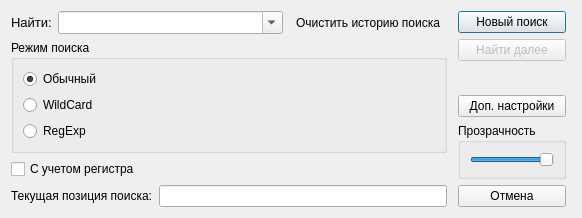
<?xml version="1.0" encoding="UTF-8"?>
<ui version="4.0">
 <class>SearchForm</class>
 <widget class="QWidget" name="SearchForm">
  <property name="geometry">
   <rect>
    <x>0</x>
    <y>0</y>
    <width>582</width>
    <height>207</height>
   </rect>
  </property>
  <property name="windowTitle">
   <string>Поиск</string>
  </property>
  <layout class="QVBoxLayout" name="verticalLayout_6">
   <item>
    <layout class="QHBoxLayout" name="horizontalLayout">
     <item>
      <layout class="QVBoxLayout" name="verticalLayout_2">
       <item>
        <layout class="QHBoxLayout" name="horizontalLayout_2">
         <item>
          <widget class="QLabel" name="label">
           <property name="font">
            <font>
             <pointsize>10</pointsize>
            </font>
           </property>
           <property name="text">
            <string>Найти:</string>
           </property>
          </widget>
         </item>
         <item>
          <widget class="QComboBox" name="searchTextCombo">
           <property name="sizePolicy">
            <sizepolicy hsizetype="Expanding" vsizetype="Fixed">
             <horstretch>0</horstretch>
             <verstretch>0</verstretch>
            </sizepolicy>
           </property>
           <property name="font">
            <font>
             <pointsize>10</pointsize>
            </font>
           </property>
           <property name="whatsThis">
            <string>В данном поле необходимо указывать текст для поиска</string>
           </property>
           <property name="editable">
            <bool>true</bool>
           </property>
           <property name="insertPolicy">
            <enum>QComboBox::InsertAtTop</enum>
           </property>
           <property name="frame">
            <bool>true</bool>
           </property>
          </widget>
         </item>
         <item>
          <widget class="QToolButton" name="clearHistorybtn">
           <property name="toolTip">
            <string>Очистить историю поиска</string>
           </property>
           <property name="statusTip">
            <string>Очистить историю поиска</string>
           </property>
           <property name="whatsThis">
            <string>Очистить историю поиска</string>
           </property>
           <property name="text">
            <string>Очистить историю поиска</string>
           </property>
           <property name="iconSize">
            <size>
             <width>18</width>
             <height>18</height>
            </size>
           </property>
           <property name="autoRaise">
            <bool>true</bool>
           </property>
          </widget>
         </item>
        </layout>
       </item>
       <item>
        <widget class="QGroupBox" name="groupBox">
         <property name="whatsThis">
          <string>&lt;html&gt;&lt;head/&gt;&lt;body&gt;&lt;p&gt;Выбор паттерна поиска текста&lt;/p&gt;&lt;/body&gt;&lt;/html&gt;</string>
         </property>
         <property name="title">
          <string>Режим поиска</string>
         </property>
         <layout class="QVBoxLayout" name="verticalLayout_3">
          <item>
           <widget class="QRadioButton" name="defaultRB">
            <property name="whatsThis">
             <string>&lt;html&gt;&lt;head/&gt;&lt;body&gt;&lt;p&gt;Обычный поиск, аналогичный вызову функции &lt;span style=&quot; font-weight:600;&quot;&gt;contains(pattern)&lt;/span&gt;&lt;/p&gt;&lt;/body&gt;&lt;/html&gt;</string>
            </property>
            <property name="text">
             <string>Обычный</string>
            </property>
            <property name="checked">
             <bool>true</bool>
            </property>
           </widget>
          </item>
          <item>
           <widget class="QRadioButton" name="wildCardRB">
            <property name="whatsThis">
             <string>&lt;html&gt;&lt;head/&gt;&lt;body&gt;&lt;p&gt;Чаще всего употребляются два символа — для замены любой строки символов звёздочка (*) и для замены любого одиночного символа знак вопроса (?). &lt;br/&gt;&lt;/p&gt;&lt;p&gt;При этом * может означать и пустую строку (отсутствие символов). Так например, одиноко стоящая звезда — это шаблон, к которому подходят все файлы каталогов, в которых осуществляется поиск по данному шаблону. Использование шаблона *.html позволит выделить все html-файлы, а шаблона my*.odt — файлы начинающиеся с «my» и оканчивающиеся на «.odt». Шаблон *2010* определяет все файлы, в именах которых присутствует группа символов 2010. &lt;/p&gt;&lt;p&gt;Знаком вопроса (?) в шаблоне обозначают любой одиночный символ. Например, под шаблон otchet.??? подойдут файлы имеющие любое расширение из трех букв, но начинающиеся именно так, как задано в шаблоне. Вариант записи descrip?ion.pdf найдет файлы с заданными именем, но вместо знака вопроса может быть любой символ (например, s или t). Очевидно, что задание шаблонов с помощью знака вопроса используется реже, чем использование звездочки. &lt;/p&gt;&lt;p&gt;&lt;br/&gt;Предусмотрены и более сложные правила записи шаблонов. Так, использование квадратных скобок ([ ]) со списком возможных значений позволяет осуществлять более гибкий поиск файлов. Пусть требуется найти все файлы, имена которых начинаются с буквы m, при этом требуется не учитывать регистр. Тогда шаблон будет выглядеть так: [mM]*. Если требуется одновременно найти файлы, начинающиеся на буквы, идущие подряд в алфавите, то можно задать диапазон. Например, под шаблон [m-pM-P]???.png подойдут все файлы с расширением png, имена которых состоят из четырех букв, причем первая буква m или n или o или p без учёта регистра.&lt;/p&gt;&lt;p&gt;&lt;br/&gt;&lt;/p&gt;&lt;table border=&quot;0&quot; style=&quot; margin-top:16px; margin-bottom:16px; margin-left:0px; margin-right:0px;&quot; cellspacing=&quot;2&quot; cellpadding=&quot;0&quot; bgcolor=&quot;#f8f9fa&quot;&gt;&lt;tr&gt;&lt;td bgcolor=&quot;#eaecf0&quot; style=&quot; padding-left:5; padding-right:5; padding-top:3; padding-bottom:3;&quot;&gt;&lt;p align=&quot;center&quot;&gt;&lt;span style=&quot; font-family:'sans-serif'; font-size:14px; font-weight:600; color:#222222; background-color:#eaecf0;&quot;&gt;Шаблон&lt;/span&gt;&lt;/p&gt;&lt;/td&gt;&lt;td bgcolor=&quot;#eaecf0&quot; style=&quot; padding-left:5; padding-right:5; padding-top:3; padding-bottom:3;&quot;&gt;&lt;p align=&quot;center&quot;&gt;&lt;span style=&quot; font-family:'sans-serif'; font-size:14px; font-weight:600; color:#222222; background-color:#eaecf0;&quot;&gt;Соответствие&lt;/span&gt;&lt;/p&gt;&lt;/td&gt;&lt;/tr&gt;&lt;tr&gt;&lt;td style=&quot; padding-left:5; padding-right:5; padding-top:3; padding-bottom:3;&quot;&gt;&lt;p&gt;&lt;span style=&quot; font-family:'sans-serif'; font-size:14px; color:#222222;&quot;&gt;boo?.tmp&lt;/span&gt;&lt;/p&gt;&lt;/td&gt;&lt;td style=&quot; padding-left:5; padding-right:5; padding-top:3; padding-bottom:3;&quot;&gt;&lt;p&gt;&lt;span style=&quot; font-family:'sans-serif'; font-size:14px; color:#222222;&quot;&gt;book.tmp, boot.tmp, boo1.tmp и др.&lt;/span&gt;&lt;/p&gt;&lt;/td&gt;&lt;/tr&gt;&lt;tr&gt;&lt;td style=&quot; padding-left:5; padding-right:5; padding-top:3; padding-bottom:3;&quot;&gt;&lt;p&gt;&lt;span style=&quot; font-family:'sans-serif'; font-size:14px; color:#222222;&quot;&gt;boo[tk].tmp&lt;/span&gt;&lt;/p&gt;&lt;/td&gt;&lt;td style=&quot; padding-left:5; padding-right:5; padding-top:3; padding-bottom:3;&quot;&gt;&lt;p&gt;&lt;span style=&quot; font-family:'sans-serif'; font-size:14px; color:#222222;&quot;&gt;boot.tmp и book.tmp&lt;/span&gt;&lt;/p&gt;&lt;/td&gt;&lt;/tr&gt;&lt;tr&gt;&lt;td style=&quot; padding-left:5; padding-right:5; padding-top:3; padding-bottom:3;&quot;&gt;&lt;p&gt;&lt;span style=&quot; font-family:'sans-serif'; font-size:14px; color:#222222;&quot;&gt;b*t.t?p&lt;/span&gt;&lt;/p&gt;&lt;/td&gt;&lt;td style=&quot; padding-left:5; padding-right:5; padding-top:3; padding-bottom:3;&quot;&gt;&lt;p&gt;&lt;span style=&quot; font-family:'sans-serif'; font-size:14px; color:#222222;&quot;&gt;boot.tep, bat.tmp, bt.tnp и др.&lt;/span&gt;&lt;/p&gt;&lt;/td&gt;&lt;/tr&gt;&lt;tr&gt;&lt;td style=&quot; padding-left:5; padding-right:5; padding-top:3; padding-bottom:3;&quot;&gt;&lt;p&gt;&lt;span style=&quot; font-family:'sans-serif'; font-size:14px; color:#222222;&quot;&gt;[a-c]3.bat&lt;/span&gt;&lt;/p&gt;&lt;/td&gt;&lt;td style=&quot; padding-left:5; padding-right:5; padding-top:3; padding-bottom:3;&quot;&gt;&lt;p&gt;&lt;span style=&quot; font-family:'sans-serif'; font-size:14px; color:#222222;&quot;&gt;a3.bat, b3.bat и c3.bat&lt;/span&gt;&lt;/p&gt;&lt;/td&gt;&lt;/tr&gt;&lt;/table&gt;&lt;/body&gt;&lt;/html&gt;</string>
            </property>
            <property name="text">
             <string>WildCard</string>
            </property>
           </widget>
          </item>
          <item>
           <widget class="QRadioButton" name="regExpRB">
            <property name="whatsThis">
             <string>&lt;html&gt;&lt;head/&gt;&lt;body&gt;&lt;p&gt;Формальный язык поиска и осуществления манипуляций с подстроками в тексте, основанный на использовании метасимволов (символов-джокеров, англ. wildcard characters). Для поиска используется строка-образец (англ. pattern, по-русски её часто называют «шаблоном», «маской»), состоящая из символов и метасимволов и задающая правило поиска. Для манипуляций с текстом дополнительно задаётся строка замены, которая также может содержать в себе специальные символы.&lt;/p&gt;&lt;/body&gt;&lt;/html&gt;</string>
            </property>
            <property name="text">
             <string>RegExp</string>
            </property>
           </widget>
          </item>
         </layout>
        </widget>
       </item>
       <item>
        <widget class="QCheckBox" name="registryCheckBox">
         <property name="enabled">
          <bool>true</bool>
         </property>
         <property name="whatsThis">
          <string>&lt;html&gt;&lt;head/&gt;&lt;body&gt;&lt;p&gt;Устанавливет режим, будет ли фильтрация производится с учетом регистра символов&lt;/p&gt;&lt;/body&gt;&lt;/html&gt;</string>
         </property>
         <property name="text">
          <string>С учетом регистра</string>
         </property>
        </widget>
       </item>
       <item>
        <layout class="QHBoxLayout" name="horizontalLayout_3">
         <item>
          <widget class="QLabel" name="label_2">
           <property name="text">
            <string>Текущая позиция поиска:</string>
           </property>
          </widget>
         </item>
         <item>
          <widget class="QLineEdit" name="positionLineEdit">
           <property name="readOnly">
            <bool>true</bool>
           </property>
          </widget>
         </item>
        </layout>
       </item>
      </layout>
     </item>
     <item>
      <layout class="QVBoxLayout" name="verticalLayout">
       <property name="leftMargin">
        <number>5</number>
       </property>
       <property name="topMargin">
        <number>0</number>
       </property>
       <property name="rightMargin">
        <number>5</number>
       </property>
       <property name="bottomMargin">
        <number>0</number>
       </property>
       <item>
        <widget class="QPushButton" name="newSearchButton">
         <property name="minimumSize">
          <size>
           <width>100</width>
           <height>0</height>
          </size>
         </property>
         <property name="baseSize">
          <size>
           <width>0</width>
           <height>0</height>
          </size>
         </property>
         <property name="toolTip">
          <string>Начать поиск заново</string>
         </property>
         <property name="statusTip">
          <string>Начать поиск заново</string>
         </property>
         <property name="whatsThis">
          <string>Начать поиск заново</string>
         </property>
         <property name="text">
          <string>Новый поиск</string>
         </property>
         <property name="default">
          <bool>true</bool>
         </property>
         <property name="flat">
          <bool>false</bool>
         </property>
        </widget>
       </item>
       <item>
        <widget class="QPushButton" name="searchNextButton">
         <property name="enabled">
          <bool>false</bool>
         </property>
         <property name="toolTip">
          <string>Найти далее</string>
         </property>
         <property name="statusTip">
          <string>Найти далее</string>
         </property>
         <property name="whatsThis">
          <string>Найти далее</string>
         </property>
         <property name="autoFillBackground">
          <bool>false</bool>
         </property>
         <property name="text">
          <string>Найти далее</string>
         </property>
         <property name="autoDefault">
          <bool>false</bool>
         </property>
         <property name="default">
          <bool>true</bool>
         </property>
        </widget>
       </item>
       <item>
        <spacer name="verticalSpacer_2">
         <property name="orientation">
          <enum>Qt::Vertical</enum>
         </property>
         <property name="sizeHint" stdset="0">
          <size>
           <width>20</width>
           <height>40</height>
          </size>
         </property>
        </spacer>
       </item>
       <item>
        <widget class="QPushButton" name="extConfigButton">
         <property name="toolTip">
          <string>Открыть окно дополнительных настроек</string>
         </property>
         <property name="statusTip">
          <string>Открыть окно дополнительных настроек</string>
         </property>
         <property name="whatsThis">
          <string>Открыть окно дополнительных настроек</string>
         </property>
         <property name="text">
          <string>Доп. настройки</string>
         </property>
         <property name="checkable">
          <bool>true</bool>
         </property>
         <property name="autoDefault">
          <bool>false</bool>
         </property>
         <property name="flat">
          <bool>false</bool>
         </property>
        </widget>
       </item>
       <item>
        <widget class="QGroupBox" name="groupBox_2">
         <property name="whatsThis">
          <string>Управление прозрачностью данного окна</string>
         </property>
         <property name="title">
          <string>Прозрачность</string>
         </property>
         <layout class="QVBoxLayout" name="verticalLayout_4">
          <item>
           <widget class="QSlider" name="opacitySlider">
            <property name="sizePolicy">
             <sizepolicy hsizetype="Preferred" vsizetype="Fixed">
              <horstretch>0</horstretch>
              <verstretch>0</verstretch>
             </sizepolicy>
            </property>
            <property name="minimum">
             <number>40</number>
            </property>
            <property name="maximum">
             <number>100</number>
            </property>
            <property name="value">
             <number>100</number>
            </property>
            <property name="orientation">
             <enum>Qt::Horizontal</enum>
            </property>
           </widget>
          </item>
         </layout>
        </widget>
       </item>
       <item>
        <widget class="QPushButton" name="cancelButtn">
         <property name="toolTip">
          <string>Закрыть окно</string>
         </property>
         <property name="statusTip">
          <string>Закрыть окно</string>
         </property>
         <property name="whatsThis">
          <string>Закрыть окно</string>
         </property>
         <property name="text">
          <string>Отмена</string>
         </property>
        </widget>
       </item>
      </layout>
     </item>
    </layout>
   </item>
  </layout>
 </widget>
 <tabstops>
  <tabstop>registryCheckBox</tabstop>
  <tabstop>newSearchButton</tabstop>
  <tabstop>searchNextButton</tabstop>
  <tabstop>cancelButtn</tabstop>
 </tabstops>
 <resources/>
 <connections/>
</ui>
